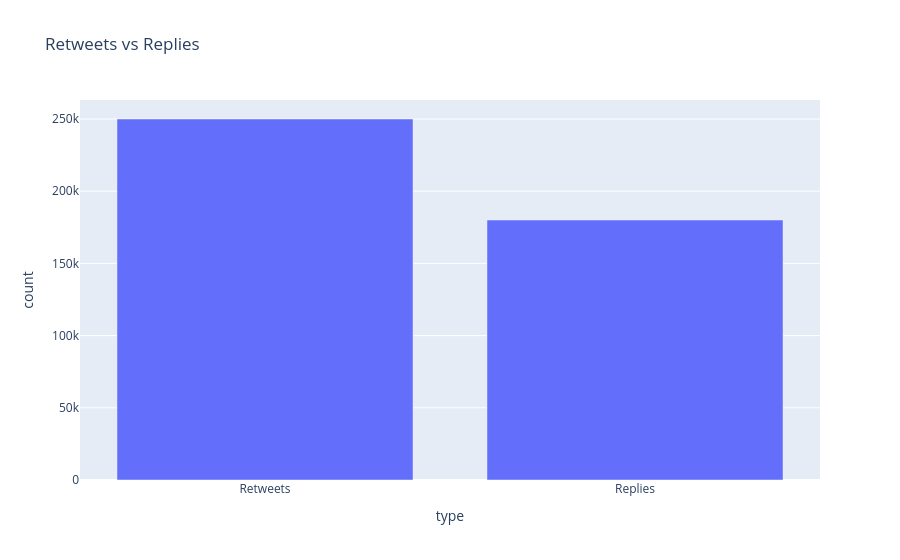

The code cell stored with this chart in its notebook:
### Markdown cell above
#### Retweet vs Reply Counts

### Code cell
retweets = df['retweetedTweet'].notna().sum()
replies = df['in_reply_to_user_id_str'].notna().sum()

interaction_df = pd.DataFrame({
    'type': ['Retweets', 'Replies'],
    'count': [retweets, replies]
})

fig = px.bar(interaction_df, x='type', y='count', title='Retweets vs Replies')
fig.show()

### Figure 1 — Plotly figure (JSON) as saved in the notebook; plotly's stock layout.template omitted (floating-point values rounded to 4 significant figures)
{"data": [{"hovertemplate": "type=%{x}<br>count=%{y}<extra></extra>", "legendgroup": "", "marker": {"color": "#636efa", "pattern": {"shape": ""}}, "name": "", "orientation": "v", "showlegend": false, "textposition": "auto", "type": "bar", "x": ["Retweets", "Replies"], "xaxis": "x", "y": [250000, 180040], "yaxis": "y"}], "layout": {"barmode": "relative", "legend": {"tracegroupgap": 0}, "title": {"text": "Retweets vs Replies"}, "xaxis": {"anchor": "y", "domain": [0, 1], "title": {"text": "type"}}, "yaxis": {"anchor": "x", "domain": [0, 1], "title": {"text": "count"}}}}
